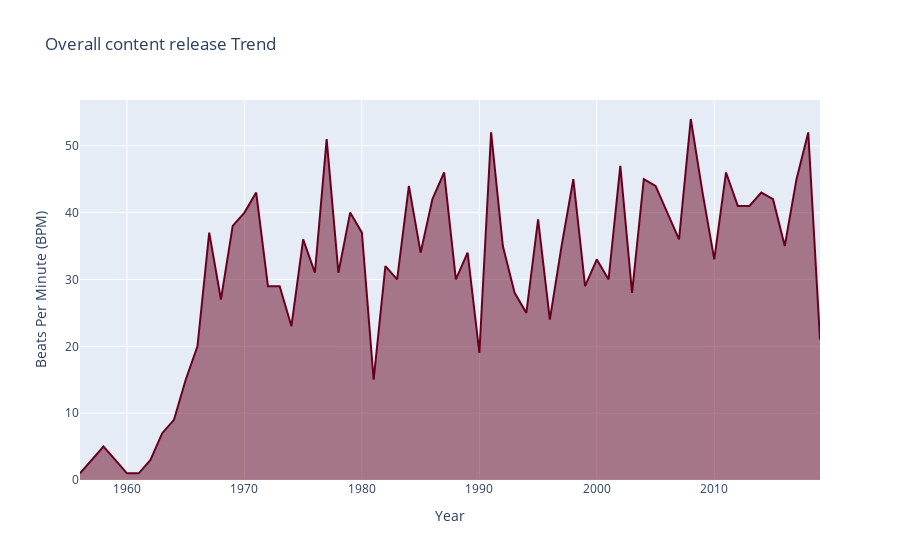

Notebook source saved alongside this figure:
### Code cell
df=spotify_df.query("Year>=1800")
df=df.groupby("Year")["Beats Per Minute (BPM)"].count().reset_index()

fig=px.area(df,x="Year",y='Beats Per Minute (BPM)',color_discrete_sequence=px.colors.sequential.RdBu,
           title="Overall content release Trend")
fig.show()

### Figure 1 — Plotly figure (JSON) as saved in the notebook; plotly's stock layout.template omitted (floating-point values rounded to 4 significant figures)
{"data": [{"hovertemplate": "Year=%{x}<br>Beats Per Minute (BPM)=%{y}<extra></extra>", "legendgroup": "", "line": {"color": "rgb(103,0,31)"}, "marker": {"symbol": "circle"}, "mode": "lines", "name": "", "orientation": "v", "showlegend": false, "stackgroup": "1", "type": "scatter", "x": [1956, 1958, 1959, 1960, 1961, 1962, 1963, 1964, 1965, 1966, 1967, 1968, 1969, 1970, 1971, 1972, 1973, 1974, 1975, 1976, 1977, 1978, 1979, 1980, 1981, 1982, 1983, 1984, 1985, 1986, 1987, 1988, 1989, 1990, 1991, 1992, 1993, 1994, 1995, 1996, 1997, 1998, 1999, 2000, 2001, 2002, 2003, 2004, 2005, 2006, 2007, 2008, 2009, 2010, 2011, 2012, 2013, 2014, 2015, 2016, 2017, 2018, 2019], "xaxis": "x", "y": [1, 5, 3, 1, 1, 3, 7, 9, 15, 20, 37, 27, 38, 40, 43, 29, 29, 23, 36, 31, 51, 31, 40, 37, 15, 32, 30, 44, 34, 42, 46, 30, 34, 19, 52, 35, 28, 25, 39, 24, 35, 45, 29, 33, 30, 47, 28, 45, 44, 40, 36, 54, 43, 33, 46, 41, 41, 43, 42, 35, 45, 52, 21], "yaxis": "y"}], "layout": {"legend": {"tracegroupgap": 0}, "title": {"text": "Overall content release Trend"}, "xaxis": {"anchor": "y", "domain": [0, 1], "title": {"text": "Year"}}, "yaxis": {"anchor": "x", "domain": [0, 1], "title": {"text": "Beats Per Minute (BPM)"}}}}
